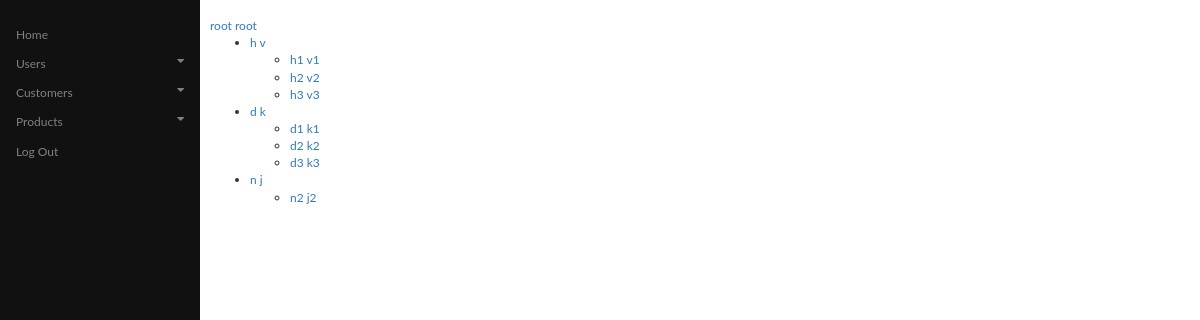
The page /user/ (signed in) on the database its author committed.
### main/models.py (models this page shows)
class Profile(models.Model):
    user = models.OneToOneField(User, on_delete=models.CASCADE)
    user_type = models.CharField(max_length=20, choices=USER_TYPE)
    slug = models.SlugField(unique=True, blank=True, null=True)
    sale_admin = models.CharField(max_length=20, null=True, blank=True)
    sale_manager = models.CharField(max_length=20, null=True, blank=True)
    first_name = models.CharField(max_length=100, blank=True, null=True)
    last_name = models.CharField(max_length=100, blank=True, null=True)
    mobile = models.PositiveIntegerField(null=True, blank=True)
    def __str__(self):
        return str(self.user)
    def get_absolute_url(self):
        return reverse("main:user_details", kwargs={"slug" : self.slug})

### main/views.py (the view)
# urls.py: url(r'^user/', user, name='user'),
def user(request):
    if request.user.is_authenticated:
        admin = Profile.objects.filter(user_type='salesadmin')
        manager = Profile.objects.filter(user_type='salesmanager')
        men = Profile.objects.filter(user_type='salesmen')
        context = {
            'admin': admin,
            'manager': manager,
            'men': men,
        }
        return render(request, 'main/user.html', context)
    else:
        return render(request, 'main/user.html')

### templates/main/user.html (shortened to what this page needs)
{% extends 'base.html' %}
{% block content %}
    <br/>
    {% if request.user.profile.user_type == 'salesadmin' %}
        <a href="{{request.user.profile.get_absolute_url}}">
            {{ request.user.profile.first_name}} {{ request.user.profile.last_name}}
        </a>
        <ul>
            {% for i in admin %}
                {% if i.user.username == request.user.username %}
                    {% for j in manager %}
                        {% if j.sale_admin == i.user.username %}
                            <li>
                                <a href="{{j.get_absolute_url}}">
                                    {{j.first_name}} {{j.last_name}}
                                </a>
                                <ul>
                                    {% for k in men %}
                                        {% if k.sale_manager == j.user.username %}
                                            <li>
                                                <a href="{{k.get_absolute_url}}">
                                                    {{k.first_name}} {{k.last_name}}
                                                </a>
                                            </li>
                                        {% endif %}
                                    {% endfor %}
                                </ul>
                            </li>
                        {% endif %}
                    {% endfor %}
                {% endif %}
            {% endfor %}
        </ul>
    {% else %}
        {{request.user.profile.first_name}} <span style="color:grey"></span> <br/>
    {% endif %}
{% endblock %}

### templates/base.html (style rules this page uses)
body { font-family: "Lato", sans-serif; }

### rows shown on the page
Profile: first_name "h", last_name "v"
Profile: first_name "h1", last_name "v1"
Profile: first_name "h2", last_name "v2"
Profile: first_name "h3", last_name "v3"
Profile: first_name "d", last_name "k"
Profile: first_name "d1", last_name "k1"
Profile: first_name "d2", last_name "k2"
Profile: first_name "d3", last_name "k3"
Profile: first_name "n", last_name "j"
Profile: first_name "n2", last_name "j2"

### other values the page prints
{{ request.user.profile.first_name }} "root"
{{ request.user.profile.last_name }} "root"
